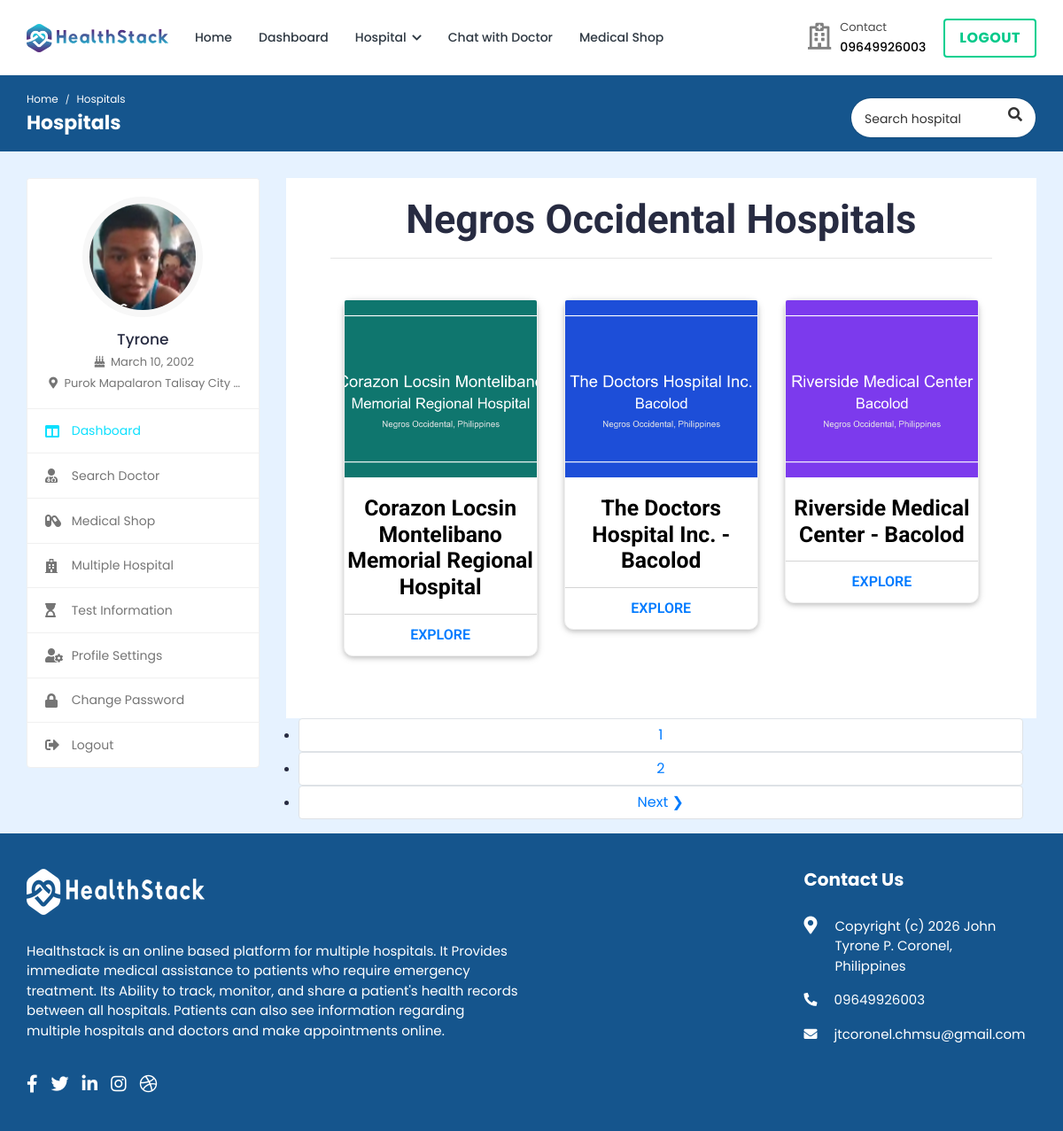
/multiple-hospital/ (signed in), run on the app's committed database.
### hospital/models.py (models this page shows, shortened)
class Patient(models.Model):
    patient_id = models.AutoField(primary_key=True)
    user = models.OneToOneField(User, on_delete=models.CASCADE, null=True, blank=True, related_name='patient')
    name = models.CharField(max_length=200, null=True, blank=True)
    username = models.CharField(max_length=200, null=True, blank=True)
    age = models.IntegerField(null=True, blank=True)
    email = models.EmailField(max_length=200, null=True, blank=True)
    phone_number = models.IntegerField(null=True, blank=True)
    address = models.CharField(max_length=200, null=True, blank=True)
    featured_image = models.ImageField(upload_to='patients/', default='patients/user-default.png', null=True, blank=True)
    blood_group = models.CharField(max_length=200, null=True, blank=True)
    history = models.CharField(max_length=200, null=True, blank=True)
    dob = models.CharField(max_length=200, null=True, blank=True)
    nid = models.CharField(max_length=200, null=True, blank=True)
    serial_number = models.CharField(max_length=200, null=True, blank=True)
    login_status = models.CharField(max_length=200, null=True, blank=True, default="offline")

class User(AbstractUser):
    is_patient = models.BooleanField(default=False)
    is_doctor = models.BooleanField(default=False)
    is_hospital_admin = models.BooleanField(default=False)
    is_labworker = models.BooleanField(default=False)
    is_pharmacist = models.BooleanField(default=False)
    login_status = models.BooleanField(default=False)

class Hospital_Information(models.Model):
    HOSPITAL_TYPE = (
        ('private', 'Private hospital'),
        ('public', 'Public hospital'),
    )
    hospital_id = models.AutoField(primary_key=True)
    name = models.CharField(max_length=200, null=True, blank=True)
    address = models.CharField(max_length=200, null=True, blank=True)
    featured_image = models.ImageField(upload_to='hospitals/', default='hospitals/default.png', null=True, blank=True)
    description = models.TextField(null=True, blank=True)
    email = models.EmailField(max_length=200, null=True, blank=True)
    phone_number = models.IntegerField(null=True, blank=True)
    hospital_type = models.CharField(max_length=200, choices=HOSPITAL_TYPE)
    general_bed_no = models.IntegerField(null=True, blank=True)
    available_icu_no = models.IntegerField(null=True, blank=True)
    regular_cabin_no = models.IntegerField(null=True, blank=True)
    emergency_cabin_no = models.IntegerField(null=True, blank=True)
    vip_cabin_no = models.IntegerField(null=True, blank=True)

### hospital/views.py (the view)
# urls.py: path('multiple-hospital/', views.multiple_hospital, name='multiple-hospital'),
@csrf_exempt
@login_required(login_url="login")
def multiple_hospital(request):
    if request.user.is_authenticated:
        if request.user.is_patient:
            patient = Patient.objects.get(user=request.user)
            doctors = Doctor_Information.objects.all()
            hospitals = Hospital_Information.objects.all()
            hospitals, search_query = searchHospitals(request)
            custom_range, hospitals = paginateHospitals(request, hospitals, 3)
            context = {'patient': patient, 'doctors': doctors, 'hospitals': hospitals, 'search_query': search_query, 'custom_range': custom_range}
            return render(request, 'multiple-hospital.html', context)
        elif request.user.is_doctor:
            doctor = Doctor_Information.objects.get(user=request.user)
            hospitals = Hospital_Information.objects.all()
            hospitals, search_query = searchHospitals(request)
            context = {'doctor': doctor, 'hospitals': hospitals, 'search_query': search_query}
            return render(request, 'multiple-hospital.html', context)
    else:
        logout(request)
        messages.error(request, 'Not Authorized')
        return render(request, 'patient-login.html')

### templates/multiple-hospital.html (shortened to what this page needs)
{% load static %}
<!DOCTYPE html>
<html lang="en">
<head>
	<link rel="stylesheet" href="{% static 'HealthStack-System/css/Normal/bootstrap.min.css' %}">
	<link rel="stylesheet" href="{% static 'HealthStack-System/plugins/Normal/fontawesome/css/fontawesome.min.css' %}">
	<link rel="stylesheet" href="{% static 'HealthStack-System/plugins/Normal/fontawesome/css/all.min.css' %}">
	<link rel="stylesheet" href="{% static 'HealthStack-System/css/Normal/style.css' %}">
	<link rel="stylesheet"href="{% static 'HealthStack-System/css/Normal/hospital.css' %}">
	<link rel="stylesheet"href="{% static 'HealthStack-System/css/Normal/search2.css' %}">
	</head>
	<body>
		<div class="main-wrapper">
			<header class="header">
				{% if user.is_authenticated and user.is_patient %}
				{% include 'patient_navbar.html' %}
				{% endif %}
			</header>
			<div class="breadcrumb-bar">
				<div class="container-fluid">
					<div class="row align-items-center">
						<div class="col-md-6 col-6">
							<nav aria-label="breadcrumb" class="page-breadcrumb">
								<ol class="breadcrumb">
									{% if user.is_authenticated and user.is_patient %}
									<li class="breadcrumb-item"><a href="{% url 'patient-dashboard' %}">Home</a></li>
									{% endif %}
									<li class="breadcrumb-item active" aria-current="page">Hospitals</li>
								</ol>
							</nav>
							<h2 class="breadcrumb-title">Hospitals</h2>
						</div>
						<div class="col-md-6 col-6 text-right">
							<div class="top-nav-search">
								<form action="{% url 'multiple-hospital' %}" method="GET">
									<input type="text" class="form-control" placeholder="Search hospital" name="search_query" value="{{search_query}}">
									<button class="btn" type="submit"><i class="fa fa-search"></i></button>
								</form>
							</div>
						</div>
					</div>
				</div>
			</div>
			<div class="content">
				<div class="container-fluid">
					<div class="row">
						<div class="col-md-5 col-lg-4 col-xl-3 theiaStickySidebar">
							<div>
								{% if user.is_authenticated and user.is_patient %}
								{% include 'patient-sidebar.html' %}
								{% endif %}
							</div>
						</div>
						<div class="col-md-7 col-lg-8 col-xl-9">
							<section class="wrapper" style="height: 0px;">
								<div class="container-fostrap" style="padding-top: 0px;">
									<h1 class="card-title" style="text-align: center;font-size: 45px;">Negros Occidental Hospitals</h1>
									<hr>
									<div class="content">
										<div class="container">
											<div class="row">
												{% for hospital in hospitals %}
												<div class="col-xs-12 col-sm-4">
													<div class="card">
														<a class="img-card" href="#">
														<img src="{{hospital.featured_image.url}}" />
													  </a>
														<div class="card-content">
															<h4 class="card-title">
																<a href="#"> {{hospital.name}}
															  </a>
															</h4>
														</div>
														<div class="card-read-more">
															<a href="{% url 'hospital-profile' pk=hospital.hospital_id %}" class="btn btn-link btn-block">
																Explore
															</a>
														</div>
													</div>
												</div>
												{% endfor %}
											</div>
										</div>
									</div>
								</div>
							</section>
							{% include 'pagination.html' with queryset=hospitals custom_range=custom_range %}
						</div>
					</div>
				</div>
			</div>
			{% include 'footer.html' %}
		</div>
	</body>
</html>

### templates/patient-sidebar.html
{% load static %}
    <div class="profile-sidebar">
      <div class="widget-profile pro-widget-content">
        <div class="profile-info-widget">
          <a href="#" class="booking-doc-img">
            <img
              src="{{ patient.featured_image.url }}"
              alt="User Image"
            />
          </a>
          <div class="profile-det-info">
            <h3>{{ patient.name|default:user.username }}</h3>
            <div class="patient-details">
              <h5>
                <i class="fas fa-birthday-cake"></i> {{ patient.dob|default:"Not set" }}
              </h5>
              <h5 class="mb-0">
                <i class="fas fa-map-marker-alt"></i>
                {{ patient.address|default:"Not set" }}
              </h5>
            </div>
          </div>
        </div>
      </div>
      <div class="dashboard-widget">
        <nav class="dashboard-menu sidebar">
          <ul>
            <li class="active">
              <a href="{% url 'patient-dashboard' %}">
                <i class="fas fa-columns"></i>
                <span>Dashboard</span>
              </a>
            </li>
            <li class="nav-item has-submenu">
              <a href="{% url 'search' %}">
                <i class="fas fa-user-md"></i>
                <span>Search Doctor</span>
              </a>
            </li>
            <li class="has-submenu">
              <a href="{% url 'pharmacy_shop' %}" class="nav-link">
                <i class="fas fa-capsules"></i>
                <span>Medical Shop</span>
              </a>
            </li>
            <li>
                <a href="{% url 'multiple-hospital' %}">
                  <i class="fas fa-hospital"></i>
                  <span>Multiple Hospital</span>
                </a>
            </li>
            <li>
              <a href="{% url 'doctor-test-list'%}" target="_blank">
                <i class="fas fa-hourglass-start"></i>
                <span>Test Information</span>
              </a>
            </li>
            <li>
              <a href="{% url 'profile-settings' %}">
                <i class="fas fa-user-cog"></i>
                <span>Profile Settings</span>
              </a>
            </li>
            <li>
              <a href="{% url 'change-password' pk=user.id%}">
                <i class="fas fa-lock"></i>
                <span>Change Password</span>
              </a>
            </li>
            <li>
              <a href="{% url 'logout' %}">
                <i class="fas fa-sign-out-alt"></i>
                <span>Logout</span>
              </a>
            </li>
          </ul>
        </nav>
      </div>
    </div>

### data on the page
Patient: featured_image (picture), name "Tyrone", dob "March 10, 2002", address "Purok Mapalaron Talisay City…"
Hospital_Information: featured_image (picture), name "Corazon Locsin Montelibano Memorial Regional Hospital"
Hospital_Information: featured_image (picture), name "The Doctors Hospital Inc. - Bacolod"
Hospital_Information: featured_image (picture), name "Riverside Medical Center - Bacolod"

### other printed values
{{ phone }} "9649926003"
{{ page }} "1"
{{ page }} "2"
